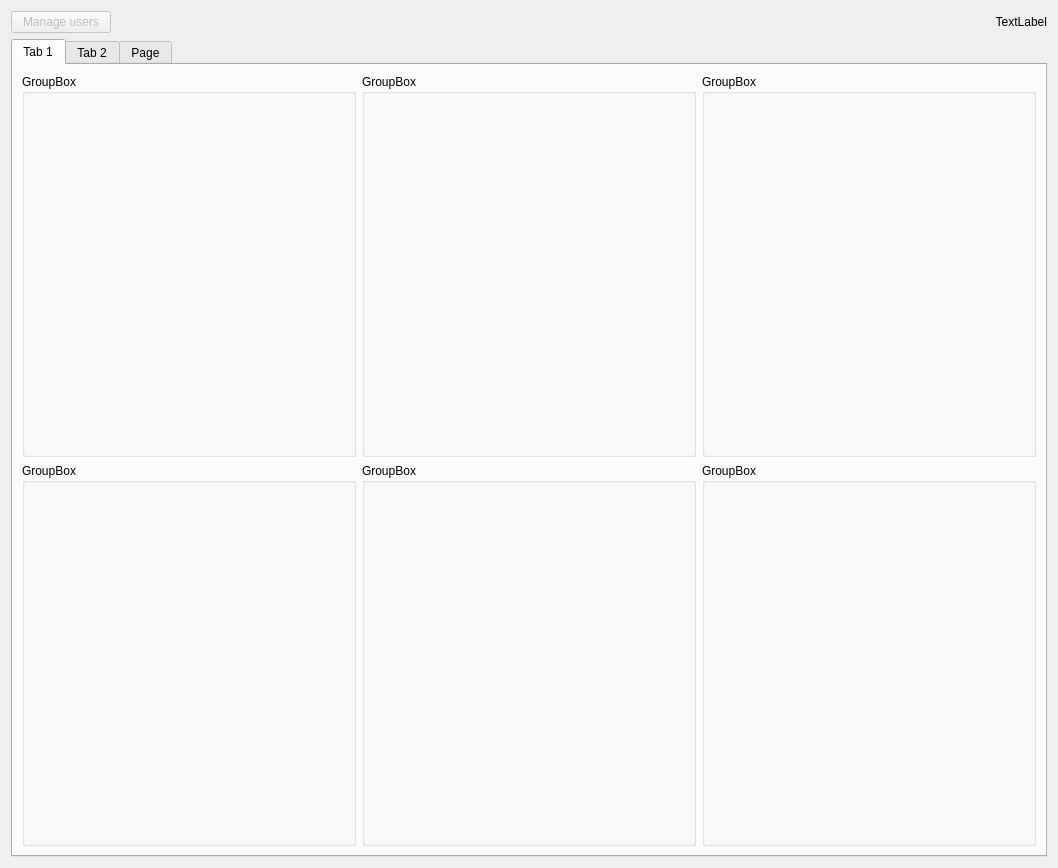
<?xml version="1.0" encoding="UTF-8"?>
<ui version="4.0">
 <class>Form</class>
 <widget class="QWidget" name="Form">
  <property name="geometry">
   <rect>
    <x>0</x>
    <y>0</y>
    <width>1058</width>
    <height>868</height>
   </rect>
  </property>
  <property name="windowTitle">
   <string>Form</string>
  </property>
  <layout class="QVBoxLayout" name="verticalLayout_4">
   <item>
    <layout class="QHBoxLayout" name="horizontalLayout_2">
     <item>
      <widget class="QPushButton" name="users_button">
       <property name="enabled">
        <bool>false</bool>
       </property>
       <property name="maximumSize">
        <size>
         <width>100</width>
         <height>16777215</height>
        </size>
       </property>
       <property name="text">
        <string>Manage users</string>
       </property>
      </widget>
     </item>
     <item>
      <widget class="QLabel" name="user_label">
       <property name="font">
        <font>
         <pointsize>9</pointsize>
        </font>
       </property>
       <property name="text">
        <string>TextLabel</string>
       </property>
       <property name="alignment">
        <set>Qt::AlignRight|Qt::AlignTrailing|Qt::AlignVCenter</set>
       </property>
      </widget>
     </item>
    </layout>
   </item>
   <item>
    <widget class="QTabWidget" name="tabWidget">
     <property name="currentIndex">
      <number>0</number>
     </property>
     <widget class="QWidget" name="tab">
      <attribute name="title">
       <string>Tab 1</string>
      </attribute>
      <layout class="QHBoxLayout" name="horizontalLayout">
       <item>
        <layout class="QVBoxLayout" name="verticalLayout_2">
         <item>
          <widget class="QGroupBox" name="groupBox_3">
           <property name="title">
            <string>GroupBox</string>
           </property>
          </widget>
         </item>
         <item>
          <widget class="QGroupBox" name="groupBox_4">
           <property name="title">
            <string>GroupBox</string>
           </property>
          </widget>
         </item>
        </layout>
       </item>
       <item>
        <layout class="QVBoxLayout" name="verticalLayout_3">
         <item>
          <widget class="QGroupBox" name="groupBox_5">
           <property name="title">
            <string>GroupBox</string>
           </property>
          </widget>
         </item>
         <item>
          <widget class="QGroupBox" name="groupBox_6">
           <property name="title">
            <string>GroupBox</string>
           </property>
          </widget>
         </item>
        </layout>
       </item>
       <item>
        <layout class="QVBoxLayout" name="verticalLayout">
         <item>
          <widget class="QGroupBox" name="groupBox_2">
           <property name="title">
            <string>GroupBox</string>
           </property>
          </widget>
         </item>
         <item>
          <widget class="QGroupBox" name="groupBox">
           <property name="title">
            <string>GroupBox</string>
           </property>
          </widget>
         </item>
        </layout>
       </item>
      </layout>
     </widget>
     <widget class="QWidget" name="tab_2">
      <attribute name="title">
       <string>Tab 2</string>
      </attribute>
     </widget>
     <widget class="QWidget" name="tab_3">
      <attribute name="title">
       <string>Page</string>
      </attribute>
     </widget>
    </widget>
   </item>
  </layout>
 </widget>
 <resources/>
 <connections/>
</ui>
